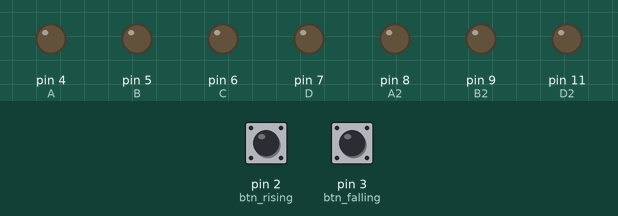
A sketch run on a simulated Arduino Uno, built with avr-gcc and run on an emulated ATmega328P. On the bench: output pins drawn as LEDs (lit = HIGH). Inputs (shaded band) come from the test bench; at power-on: pin 2 (btn_rising) LOW, pin 3 (btn_falling) HIGH.

Above: at 1.2 s.
1.3 s: pin 2 (btn_rising) pulled HIGH for 0.15 s
At 2.5 s:
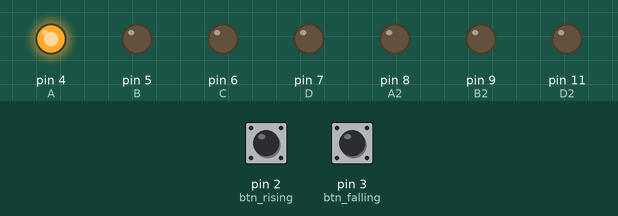
2.9 s: pin 2 (btn_rising) pulled HIGH for 1 s
At 3.7 s:
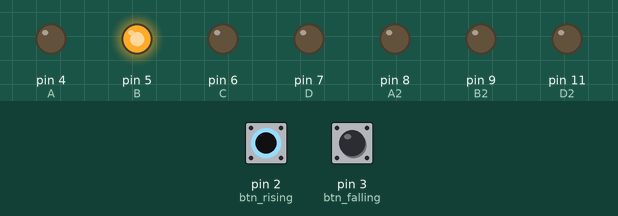
5.4 s: pin 2 (btn_rising) pulled HIGH for 0.15 s
At 6.6 s:
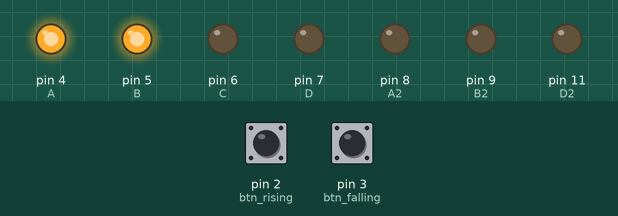
7.0 s: pin 2 (btn_rising) pulled HIGH for 3.2 s
At 8.0 s:
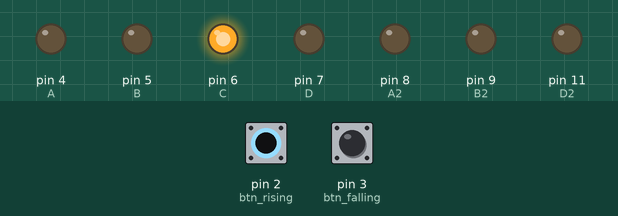
11.7 s: pin 2 (btn_rising) pulled HIGH for 0.15 s
At 12.8 s:
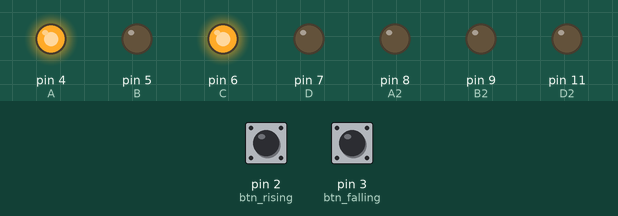
13.3 s: pin 2 (btn_rising) pulled HIGH for 1 s
At 14.0 s:
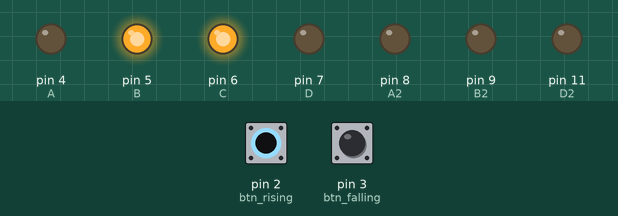
Timing chart, 0 to 16.3 s (numbered marks = the images above; inputs shaded):
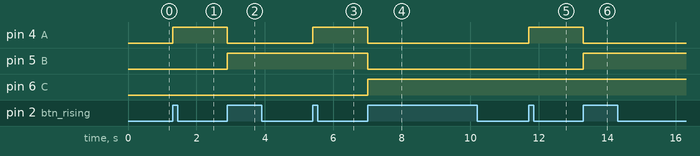

Measured:
- after the input at 1.3 s, pin 4 (A): LOW → HIGH at once
- after the input at 2.9 s, pin 4 (A): HIGH → LOW at once; pin 5 (B): LOW → HIGH at once
- after the input at 5.4 s, pin 4 (A): LOW → HIGH at once
- after the input at 7.0 s, pin 4 (A), pin 5 (B): HIGH → LOW at once; pin 6 (C): LOW → HIGH at once
- after the input at 11.7 s, pin 4 (A): LOW → HIGH at once
- after the input at 13.3 s, pin 4 (A): HIGH → LOW at once; pin 5 (B): LOW → HIGH at once

The sketch:

CONTADOR.ino
```cpp
/*
 * Fundacion Kinal
 * Centro educativo tecnico laboral Kinal
 * Electronica
 * Grado: Quinto
 * Sección: A
 * Curso: Taller de electronica digital y reparación de computadoras I
 * Nombre:Pablo David Hernandez Ajiataz
 * Carnet: 2022472
 * Proyecto: Uso de interrupciones externas - Bimestre III
*/


//Directivas de preprocesador
#define btn_rising  2     //pin 2 utilizado para una interrupción externa por rising
#define btn_falling 3     //pih 3 utilizado para una interrupción externa por falling
#define A 4
#define B 5
#define C 6
#define D 7

#define A2 8
#define B2 9
#define C2 10
#define D2 11


int NUMERO=0;
int NUMERO2=0;


void funcion_ISR_falling(void);
void funcion_ISR_rising(void);


void setup() {
  pinMode(btn_rising, INPUT);  //pin 2 como entrada
  pinMode(btn_falling, INPUT); //pin 3 como entrada
  attachInterrupt(digitalPinToInterrupt(btn_rising),funcion_ISR_rising,RISING);   //Anclar la interrupción del pin 2 a una funcion de ISR, disparada por el flanco ascendente
  attachInterrupt(digitalPinToInterrupt(btn_falling),funcion_ISR_falling,FALLING); //Anclar la interrupción del pin 3 a una funcion de ISR, disparada por el flanco descendente
  pinMode(A,OUTPUT);
  pinMode(B,OUTPUT);
  pinMode(C,OUTPUT);
  pinMode(D,OUTPUT);

  pinMode(A2,OUTPUT);
  pinMode(B2,OUTPUT);
  pinMode(C2,OUTPUT);
  pinMode(D2,OUTPUT);
}

void loop() {
  LIMITES();
  DECENA();
  UNIDAD();
}
//////Funciones de ISR//////
void funcion_ISR_rising(void)
{
  NUMERO=NUMERO+1;
}

void funcion_ISR_falling(void)
{
  NUMERO=NUMERO-1;
}


/////FUNCIONES DE NUMEROS BINARIOS/////
void DECENA(){
  switch (NUMERO2){
    case (0):{
      digitalWrite(A2,LOW);
      digitalWrite(B2,LOW);
      digitalWrite(C2,LOW);
      digitalWrite(D2,LOW);

    break;
    }
      case (1):{
      digitalWrite(A2,HIGH);
      digitalWrite(B2,LOW);
      digitalWrite(C2,LOW);
      digitalWrite(D2,LOW);

    break;
    }

      case (2):{
      digitalWrite(A2,LOW);
      digitalWrite(B2,HIGH);
      digitalWrite(C2,LOW);
      digitalWrite(D2,LOW);

    break;
    }
      case (3):{
      digitalWrite(A2,HIGH);
      digitalWrite(B2,HIGH);
      digitalWrite(C2,LOW);
      digitalWrite(D2,LOW);

    break;
    }
      case (4):{
      digitalWrite(A2,LOW);
      digitalWrite(B2,LOW);
      digitalWrite(C2,HIGH);
      digitalWrite(D2,LOW);

    break;
    }
      case (5):{
      digitalWrite(A2,HIGH);
      digitalWrite(B2,LOW);
      digitalWrite(C2,HIGH);
      digitalWrite(D2,LOW);
    break;
    }
 }
}
void UNIDAD(){
   switch (NUMERO){
    case (0):{
      digitalWrite(A,LOW);
      digitalWrite(B,LOW);
      digitalWrite(C,LOW);
      digitalWrite(D,LOW);
    break;
    }
      case (1):{
      digitalWrite(A,HIGH);
      digitalWrite(B,LOW);
      digitalWrite(C,LOW);
      digitalWrite(D,LOW);

    break;
    }

      case (2):{
      digitalWrite(A,LOW);
      digitalWrite(B,HIGH);
      digitalWrite(C,LOW);
      digitalWrite(D,LOW);

    break;
    }
      case (3):{
      digitalWrite(A,HIGH);
      digitalWrite(B,HIGH);
      digitalWrite(C,LOW);
      digitalWrite(D,LOW);

    break;
    }
      case (4):{
      digitalWrite(A,LOW);
      digitalWrite(B,LOW);
      digitalWrite(C,HIGH);
      digitalWrite(D,LOW);

    break;
    }
      case (5):{
      digitalWrite(A,HIGH);
      digitalWrite(B,LOW);
      digitalWrite(C,HIGH);
      digitalWrite(D,LOW);

    break;
    }
          case (6):{
      digitalWrite(A,LOW);
      digitalWrite(B,HIGH);
      digitalWrite(C,HIGH);
      digitalWrite(D,LOW);

    break;
    }
          case (7):{
      digitalWrite(A,HIGH);
      digitalWrite(B,HIGH);
      digitalWrite(C,HIGH);
      digitalWrite(D,LOW);

    break;
    }
          case (8):{
      digitalWrite(A,LOW);
      digitalWrite(B,LOW);
      digitalWrite(C,LOW);
      digitalWrite(D,HIGH);

    break;
    }
          case (9):{
      digitalWrite(A,HIGH);
      digitalWrite(B,LOW);
      digitalWrite(C,LOW);
      digitalWrite(D,HIGH);
    break;
    }
  }
}
////////FUNCION PARA LOS LIMITES///////
void LIMITES(){
   if(NUMERO>0&&NUMERO2==5){
  NUMERO2=0;
  NUMERO=0;
  }
  else if(NUMERO<0&&NUMERO2==0){
  NUMERO2=5;
  NUMERO=0;
  }
  else if(NUMERO>9){
  NUMERO=0;
  NUMERO2=NUMERO2+1;
  }
  else if(NUMERO<0){
  NUMERO=9;
  NUMERO2=NUMERO2-1;
  }

}
```
